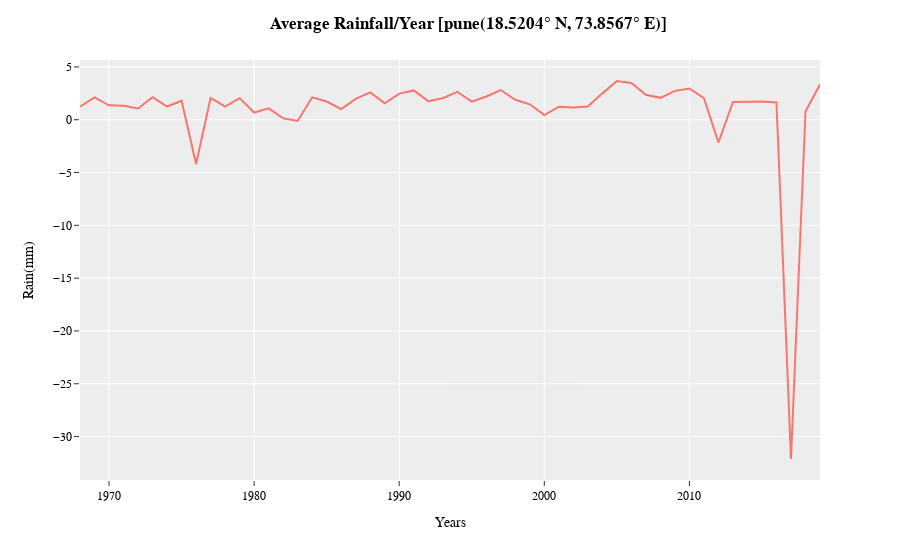
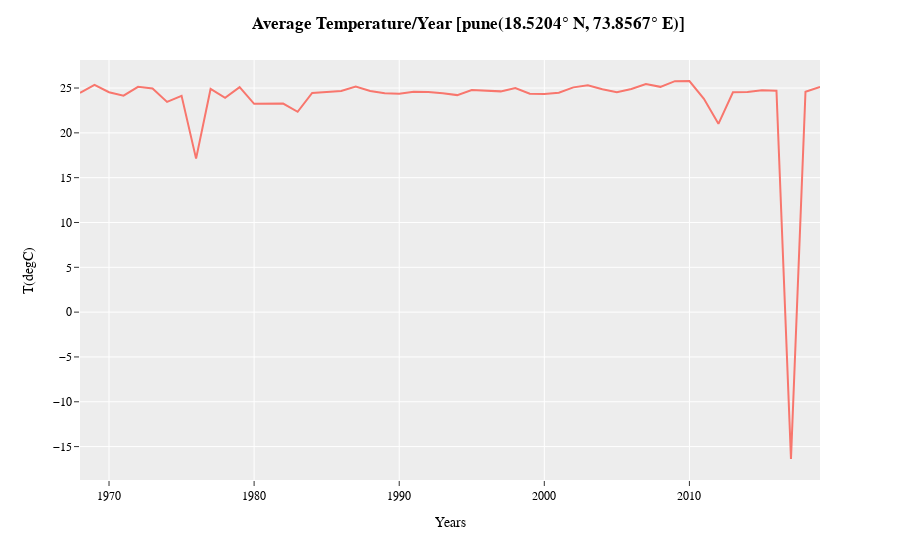
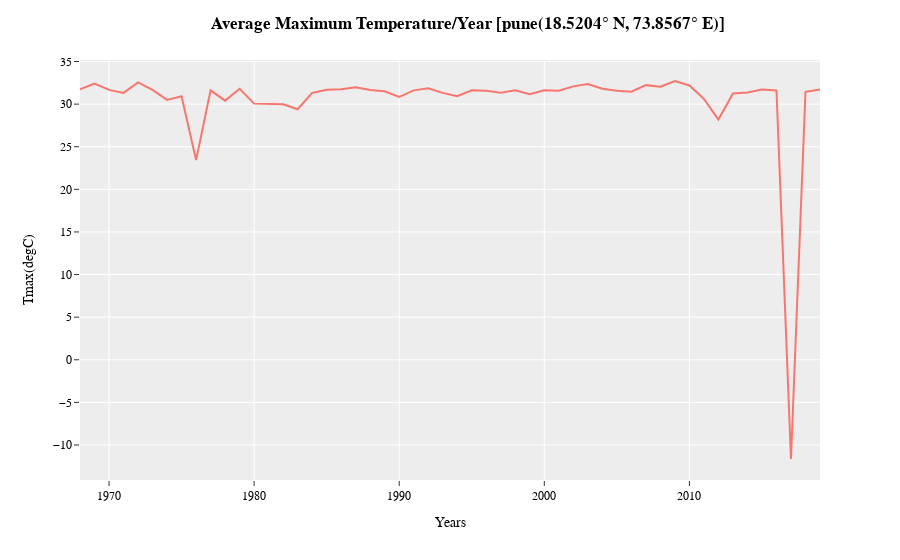
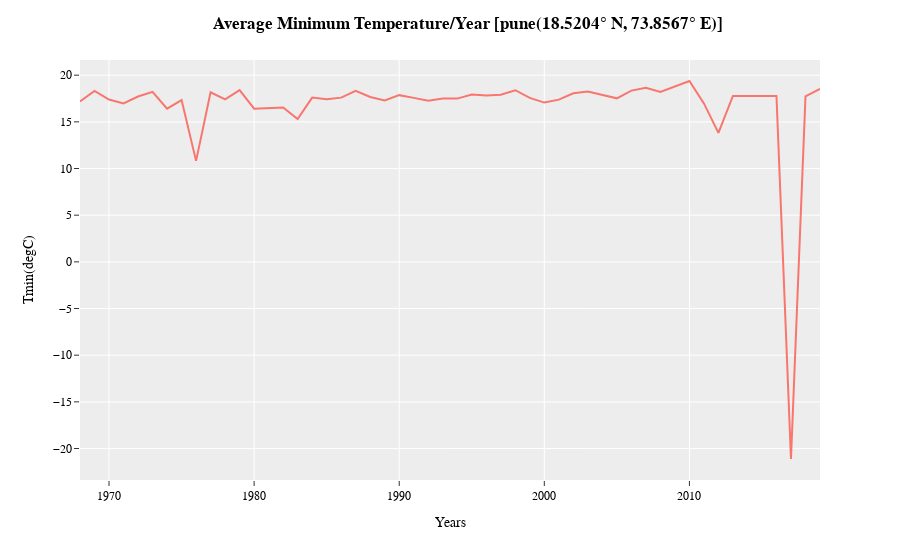

The notebook cell saved with these charts, in order:
### Code cell
sa_plot(data)

### Figure 1 — Plotly figure (JSON) as saved in the notebook; plotly's stock layout.template omitted (floating-point values rounded to 4 significant figures)
{"data": [{"hovertemplate": "year=%{x}<br>rain=%{y}<extra></extra>", "legendgroup": "", "line": {"color": "#F8766D", "dash": "solid"}, "mode": "lines", "name": "", "orientation": "v", "showlegend": false, "type": "scatter", "x": [1968, 1969, 1970, 1971, 1972, 1973, 1974, 1975, 1976, 1977, 1978, 1979, 1980, 1981, 1982, 1983, 1984, 1985, 1986, 1987, 1988, 1989, 1990, 1991, 1992, 1993, 1994, 1995, 1996, 1997, 1998, 1999, 2000, 2001, 2002, 2003, 2004, 2005, 2006, 2007, 2008, 2009, 2010, 2011, 2012, 2013, 2014, 2015, 2016, 2017, 2018, 2019], "xaxis": "x", "y": [1.247, 2.112, 1.361, 1.327, 1.061, 2.129, 1.252, 1.801, -4.196, 2.071, 1.233, 2.045, 0.682, 1.076, 0.1433, -0.1145, 2.123, 1.724, 1.009, 1.97, 2.585, 1.558, 2.472, 2.776, 1.751, 2.036, 2.647, 1.719, 2.196, 2.81, 1.887, 1.46, 0.4336, 1.229, 1.164, 1.258, 2.495, 3.667, 3.471, 2.368, 2.073, 2.735, 2.953, 2.032, -2.157, 1.676, 1.706, 1.725, 1.636, -32.13, 0.7723, 3.353], "yaxis": "y"}], "layout": {"font": {"color": "black", "family": "Courier New, monospace", "size": 12}, "legend": {"tracegroupgap": 0}, "margin": {"t": 60}, "title": {"text": "<b>Average Rainfall/Year [pune(18.5204° N, 73.8567° E)]</b>", "x": 0.52, "xanchor": "center", "y": 0.97, "yanchor": "top"}, "xaxis": {"anchor": "y", "domain": [0, 1], "title": {"text": "Years"}}, "yaxis": {"anchor": "x", "domain": [0, 1], "title": {"text": "Rain(mm)"}}}}

### Figure 2 — Plotly figure (JSON) as saved in the notebook; plotly's stock layout.template omitted (floating-point values rounded to 4 significant figures)
{"data": [{"hovertemplate": "year=%{x}<br>temp=%{y}<extra></extra>", "legendgroup": "", "line": {"color": "#F8766D", "dash": "solid"}, "mode": "lines", "name": "", "orientation": "v", "showlegend": false, "type": "scatter", "x": [1968, 1969, 1970, 1971, 1972, 1973, 1974, 1975, 1976, 1977, 1978, 1979, 1980, 1981, 1982, 1983, 1984, 1985, 1986, 1987, 1988, 1989, 1990, 1991, 1992, 1993, 1994, 1995, 1996, 1997, 1998, 1999, 2000, 2001, 2002, 2003, 2004, 2005, 2006, 2007, 2008, 2009, 2010, 2011, 2012, 2013, 2014, 2015, 2016, 2017, 2018, 2019], "xaxis": "x", "y": [24.46, 25.35, 24.53, 24.14, 25.13, 24.95, 23.46, 24.13, 17.12, 24.9, 23.91, 25.1, 23.23, 23.25, 23.27, 22.35, 24.46, 24.55, 24.67, 25.16, 24.66, 24.4, 24.36, 24.59, 24.56, 24.41, 24.21, 24.77, 24.7, 24.63, 25.01, 24.37, 24.34, 24.48, 25.07, 25.3, 24.86, 24.54, 24.9, 25.43, 25.13, 25.77, 25.78, 23.8, 21.0, 24.52, 24.55, 24.75, 24.7, -16.38, 24.59, 25.13], "yaxis": "y"}], "layout": {"font": {"color": "black", "family": "Courier New, monospace", "size": 12}, "legend": {"tracegroupgap": 0}, "margin": {"t": 60}, "title": {"text": "<b>Average Temperature/Year [pune(18.5204° N, 73.8567° E)]</b>", "x": 0.52, "xanchor": "center", "y": 0.97, "yanchor": "top"}, "xaxis": {"anchor": "y", "domain": [0, 1], "title": {"text": "Years"}}, "yaxis": {"anchor": "x", "domain": [0, 1], "title": {"text": "T(degC)"}}}}

### Figure 3 — Plotly figure (JSON) as saved in the notebook; plotly's stock layout.template omitted (floating-point values rounded to 4 significant figures)
{"data": [{"hovertemplate": "year=%{x}<br>tmax=%{y}<extra></extra>", "legendgroup": "", "line": {"color": "#F8766D", "dash": "solid"}, "mode": "lines", "name": "", "orientation": "v", "showlegend": false, "type": "scatter", "x": [1968, 1969, 1970, 1971, 1972, 1973, 1974, 1975, 1976, 1977, 1978, 1979, 1980, 1981, 1982, 1983, 1984, 1985, 1986, 1987, 1988, 1989, 1990, 1991, 1992, 1993, 1994, 1995, 1996, 1997, 1998, 1999, 2000, 2001, 2002, 2003, 2004, 2005, 2006, 2007, 2008, 2009, 2010, 2011, 2012, 2013, 2014, 2015, 2016, 2017, 2018, 2019], "xaxis": "x", "y": [31.73, 32.4, 31.67, 31.32, 32.55, 31.67, 30.5, 30.92, 23.43, 31.62, 30.41, 31.8, 30.06, 30.02, 29.99, 29.39, 31.31, 31.69, 31.74, 31.98, 31.65, 31.51, 30.86, 31.61, 31.85, 31.32, 30.93, 31.62, 31.57, 31.35, 31.62, 31.17, 31.62, 31.58, 32.08, 32.36, 31.8, 31.56, 31.45, 32.23, 32.05, 32.71, 32.19, 30.62, 28.19, 31.25, 31.36, 31.72, 31.61, -11.65, 31.45, 31.72], "yaxis": "y"}], "layout": {"font": {"color": "black", "family": "Courier New, monospace", "size": 12}, "legend": {"tracegroupgap": 0}, "margin": {"t": 60}, "title": {"text": "<b>Average Maximum Temperature/Year [pune(18.5204° N, 73.8567° E)]</b>", "x": 0.52, "xanchor": "center", "y": 0.97, "yanchor": "top"}, "xaxis": {"anchor": "y", "domain": [0, 1], "title": {"text": "Years"}}, "yaxis": {"anchor": "x", "domain": [0, 1], "title": {"text": "Tmax(degC)"}}}}

### Figure 4 — Plotly figure (JSON) as saved in the notebook; plotly's stock layout.template omitted (floating-point values rounded to 4 significant figures)
{"data": [{"hovertemplate": "year=%{x}<br>tmin=%{y}<extra></extra>", "legendgroup": "", "line": {"color": "#F8766D", "dash": "solid"}, "mode": "lines", "name": "", "orientation": "v", "showlegend": false, "type": "scatter", "x": [1968, 1969, 1970, 1971, 1972, 1973, 1974, 1975, 1976, 1977, 1978, 1979, 1980, 1981, 1982, 1983, 1984, 1985, 1986, 1987, 1988, 1989, 1990, 1991, 1992, 1993, 1994, 1995, 1996, 1997, 1998, 1999, 2000, 2001, 2002, 2003, 2004, 2005, 2006, 2007, 2008, 2009, 2010, 2011, 2012, 2013, 2014, 2015, 2016, 2017, 2018, 2019], "xaxis": "x", "y": [17.18, 18.31, 17.39, 16.97, 17.72, 18.22, 16.41, 17.33, 10.82, 18.17, 17.41, 18.4, 16.41, 16.49, 16.55, 15.3, 17.6, 17.41, 17.6, 18.33, 17.67, 17.3, 17.86, 17.57, 17.27, 17.5, 17.49, 17.92, 17.82, 17.91, 18.39, 17.57, 17.07, 17.38, 18.06, 18.24, 17.92, 17.52, 18.35, 18.64, 18.21, 18.82, 19.38, 16.98, 13.81, 17.78, 17.74, 17.77, 17.78, -21.12, 17.73, 18.54], "yaxis": "y"}], "layout": {"font": {"color": "black", "family": "Courier New, monospace", "size": 12}, "legend": {"tracegroupgap": 0}, "margin": {"t": 60}, "title": {"text": "<b>Average Minimum Temperature/Year [pune(18.5204° N, 73.8567° E)]</b>", "x": 0.52, "xanchor": "center", "y": 0.97, "yanchor": "top"}, "xaxis": {"anchor": "y", "domain": [0, 1], "title": {"text": "Years"}}, "yaxis": {"anchor": "x", "domain": [0, 1], "title": {"text": "Tmin(degC)"}}}}
